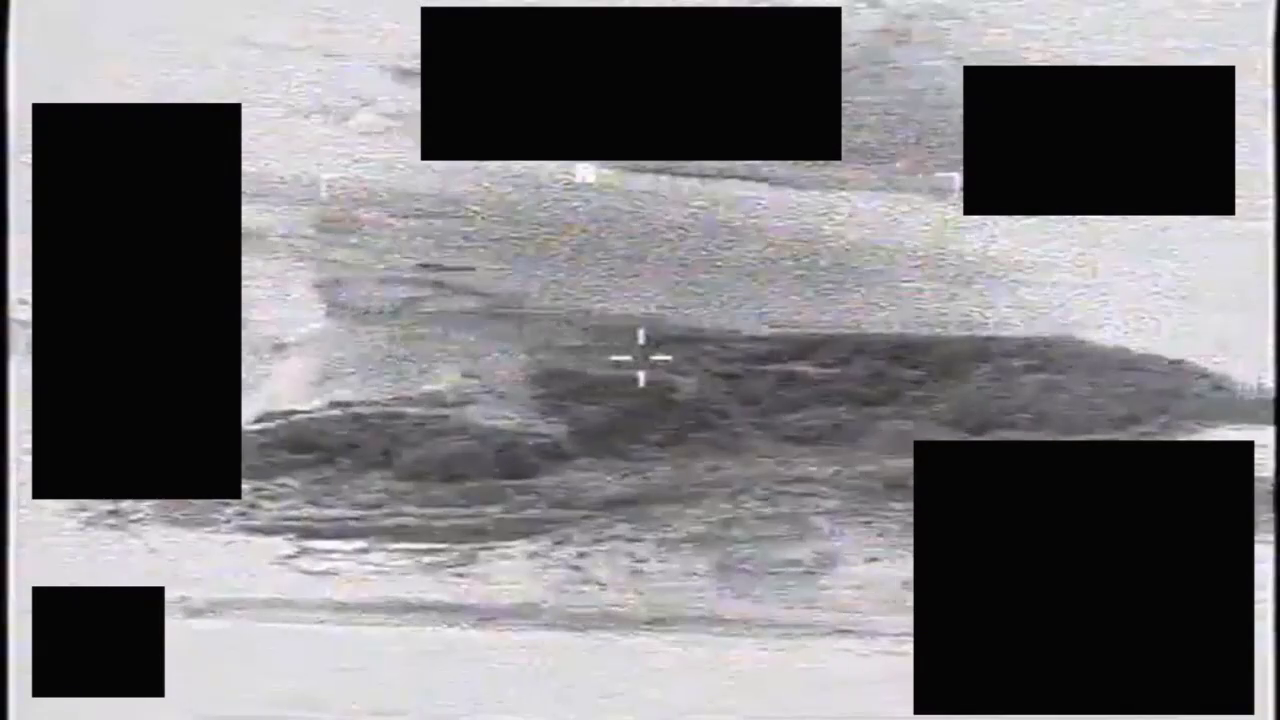
#> input picture camera_movement_analysis/transition_frames/frame_368.png, 1280 x 720 px, found by its file name
$ python test_lk_368_369.py
#> lines starting #> are read from the running program, lines starting #| are printed output that depends on the picture; after the words box and inside, x2 and y2 are one past the last pixel; in counts of white or black regions, pixels touching at a corner belong together; long printed decimals are rounded
import cv2
import numpy as np

img368 = cv2.imread("/home/egli/.gemini/antigravity/brain/c389e7ca-d9dd-451a-9838-cf1dec287928/scratch/transition_frames/frame_368.png", cv2.IMREAD_GRAYSCALE)
#> img368: shape (720, 1280); min 0, max 255, mean 119.1
img369 = cv2.imread("/home/egli/.gemini/antigravity/brain/c389e7ca-d9dd-451a-9838-cf1dec287928/scratch/transition_frames/frame_369.png", cv2.IMREAD_GRAYSCALE)
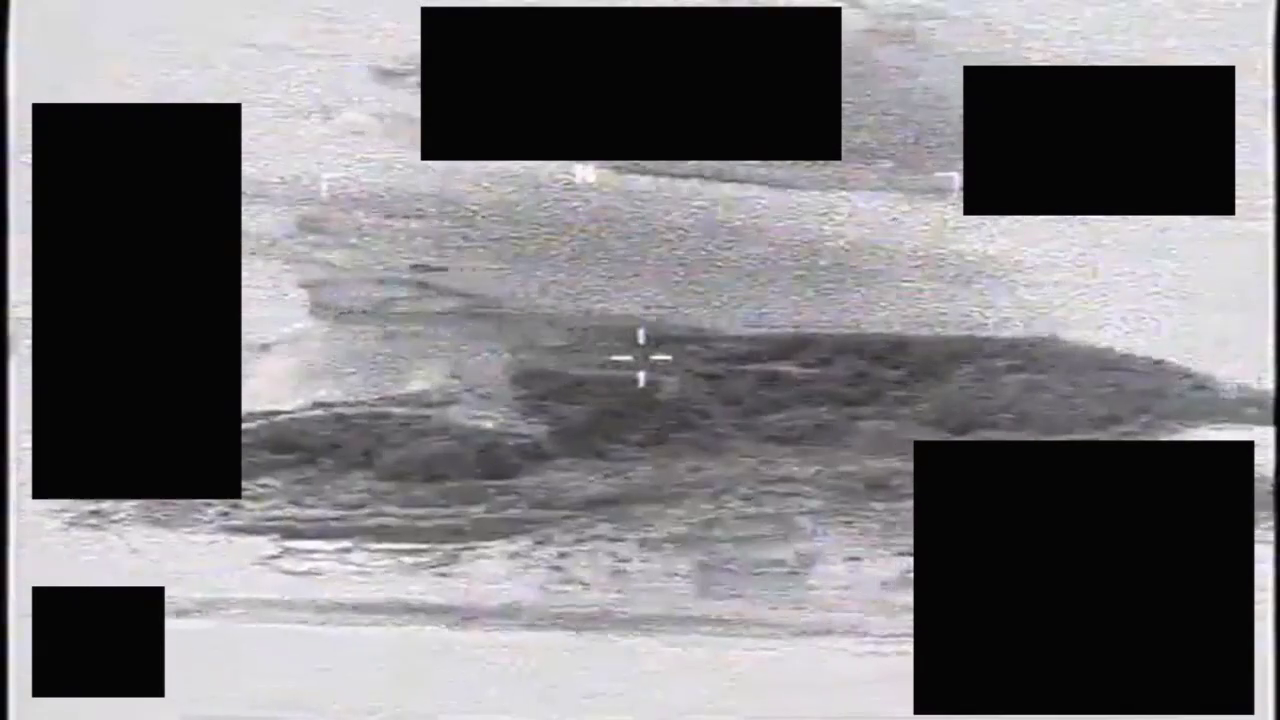
#> input picture camera_movement_analysis/transition_frames/frame_369.png, 1280 x 720 px, found by its file name
#> img369: shape (720, 1280); min 0, max 255, mean 119.3

# Load analysis mask
mask = cv2.imread("/home/egli/.gemini/antigravity/brain/c389e7ca-d9dd-451a-9838-cf1dec287928/scratch/analysis_mask.png", cv2.IMREAD_GRAYSCALE)
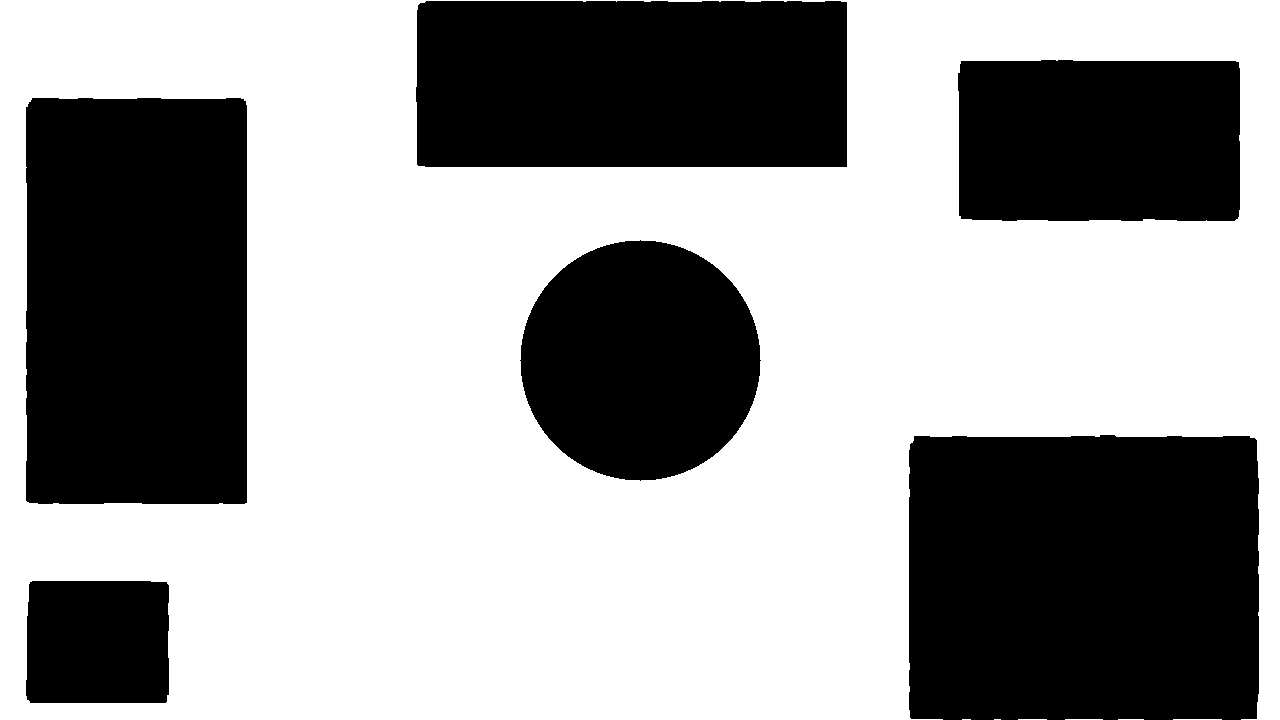
#> input picture camera_movement_analysis/analysis_mask.png, 1280 x 720 px, found by its file name
#> mask: shape (720, 1280); 60.2% white; 6 black regions, box (x1, y1, x2, y2) and area: (909, 435, 1259, 720) 98734, (26, 98, 247, 504) 89281, (416, 1, 847, 167) 71264, (520, 240, 761, 481) 45225, (958, 60, 1240, 221) 44785, (26, 581, 169, 703) 17192

feature_params = dict(maxCorners=400,
                      qualityLevel=0.01,
                      minDistance=10,
                      blockSize=7)

lk_params = dict(winSize=(21, 21),
                 maxLevel=3,
                 criteria=(cv2.TERM_CRITERIA_EPS | cv2.TERM_CRITERIA_COUNT, 30, 0.01))

p0 = cv2.goodFeaturesToTrack(img368, mask=mask, **feature_params)
#> p0 = 400 rows, first 8: [1271, 428], [1258, 542], [1258, 460], [1270, 542], [1258, 446], [1270, 385], [1270, 475], [481, 216]
p1, st, err = cv2.calcOpticalFlowPyrLK(img368, img369, p0, None, **lk_params)
#> p1 = 400 rows, first 8: [1270.9, 428.5], [1257.9, 541.4], [1258, 460.9], [1269.9, 541.3], [1258, 446], [1269.8, 386.7], [1269.9, 474.2], [480.7, 215.5]; st = 400 values, max 1 at index 0, min 0 at index 329, mean 0.998; err = 400 values, max 518 at index 329, min 0.528 at index 374, mean 7.77

good_new = p1[st == 1]
#> good_new = 399 pairs, first value 11.52 to 1271, second value 4.84 to 649.3
good_old = p0[st == 1]
#> good_old = 399 pairs, first value 12 to 1271, second value 5 to 650

M, inliers = cv2.estimateAffinePartial2D(good_old, good_new, method=cv2.RANSAC, ransacReprojThreshold=2.0)
#> M = [[1, 0.000943, -0.329], [-0.000943, 1, 0.822]]; inliers = 399 values, max 1 at index 1, min 0 at index 0, mean 0.381

if M is not None:
    dx = M[0, 2]
#> dx = -0.329
    dy = M[1, 2]
#> dy = 0.822
    scale = np.sqrt(M[0, 0]**2 + M[0, 1]**2)
#> scale = 1
    angle = np.arctan2(M[1, 0], M[0, 0]) * 180 / np.pi
#> angle = -0.054
    print(f"LK Flow (368 to 369): dx={dx:.4f}, dy={dy:.4f}, scale={scale:.5f}, angle={angle:.4f} degrees")
#| LK Flow (368 to 369): dx=-0.3286, dy=0.8224, scale=0.9999, angle=-0.0540 degrees
    print(f"Inliers: {np.sum(inliers)} / {len(good_new)}")
#| Inliers: 152 / 399
else:
    print("LK Affine estimation failed")
